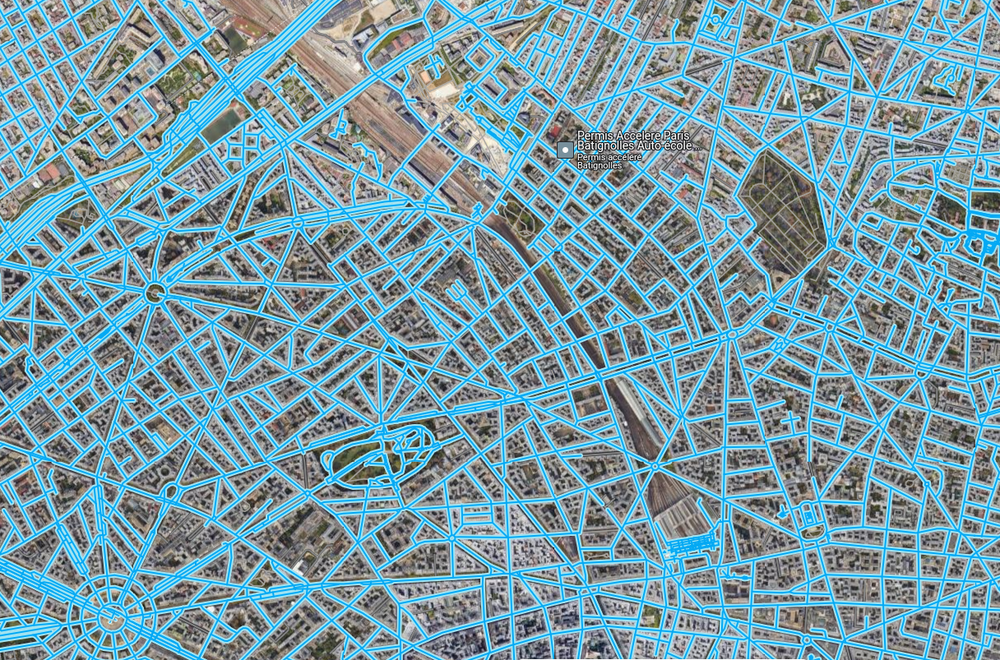
#> input picture search/map_example/paris_map_high2.png, 1000 x 660 px, shrunk from 1216 x 803 before the run, found by its file name
$ jupyter execute search.ipynb
#> lines starting #> are read from the running program, lines starting #| are printed output that depends on the picture; after the words box and inside, x2 and y2 are one past the last pixel; in counts of white or black regions, pixels touching at a corner belong together
[cell 1]
import cv2
import numpy as np
import matplotlib.pyplot as plt
import random

# Load the image
image = cv2.imread('/Users/yashshah/Desktop/applied_ai/search/map_example/paris_map_high2.png')
#> image is the input picture: shape (660, 1000, 3); mean B, G, R 165.2, 154.1, 119.9

# Convert to grayscale
gray = cv2.cvtColor(image, cv2.COLOR_BGR2GRAY)
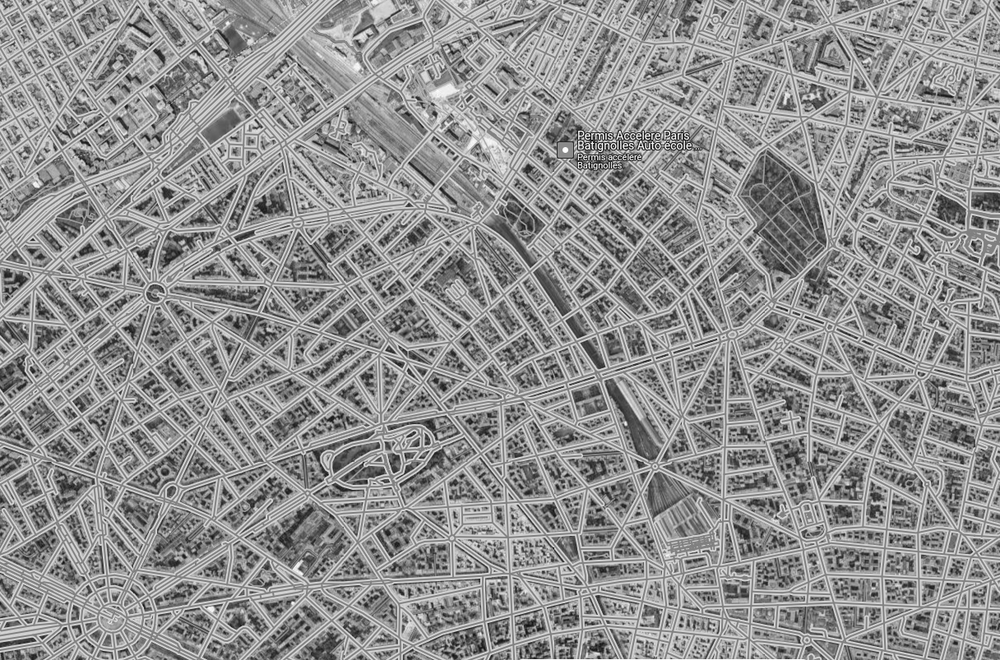
#> gray: shape (660, 1000); min 0, max 255, mean 145.1

# Apply a binary threshold to get a binary image
_, binary = cv2.threshold(gray, 200, 255, cv2.THRESH_BINARY)
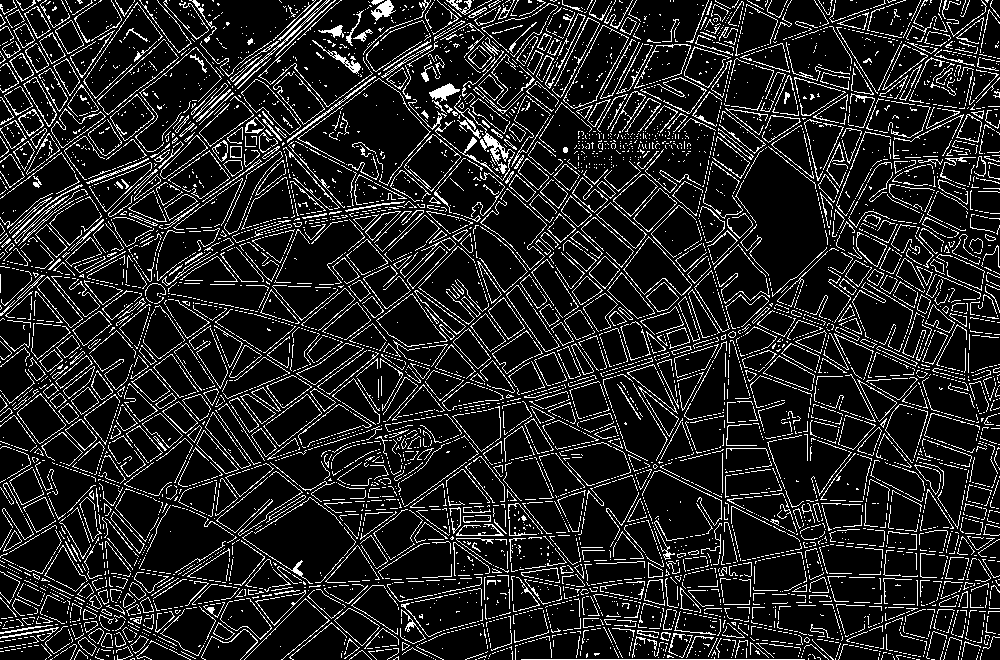
#> binary: shape (660, 1000); 13.2% white in thin lines or dots

# Use morphological operations to clean up the image
kernel = np.ones((3, 3), np.uint8)
cleaned = cv2.morphologyEx(binary, cv2.MORPH_CLOSE, kernel)
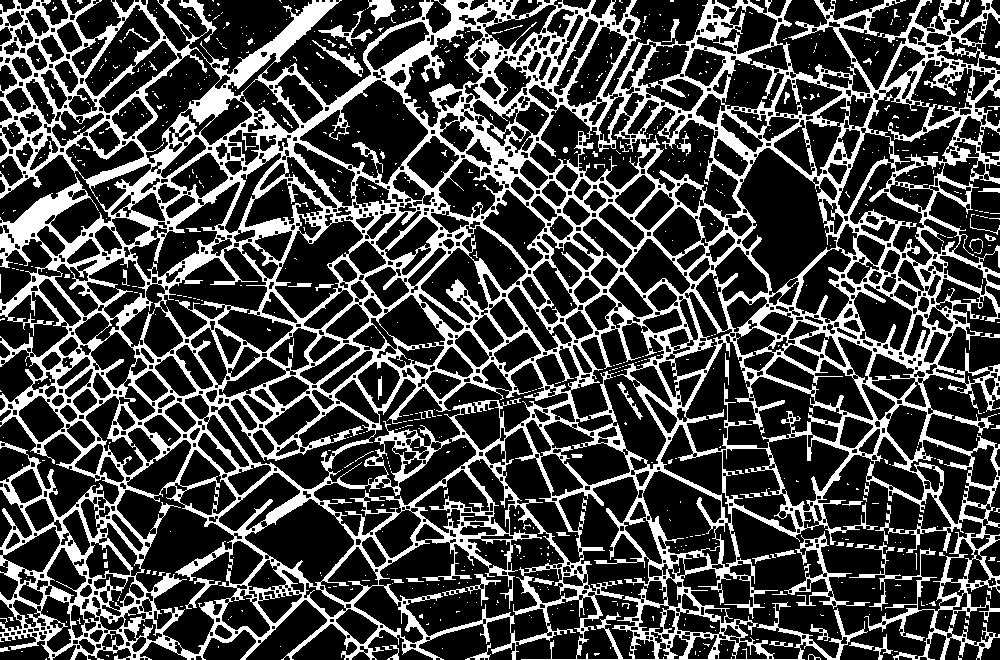
#> cleaned: shape (660, 1000); 27.7% white; 861 white regions (775 under 20 px), largest, box (x1, y1, x2, y2) and area: (0, 0, 1000, 660) 174246, (784, 531, 870, 609) 1090, (367, 0, 396, 24) 361

# Display the preprocessed image
plt.imshow(cleaned, cmap='gray')
plt.show()

[cell 2]
def create_graph(image):
    graph = {}
    rows, cols = image.shape
    for r in range(rows):
        for c in range(cols):
            if image[r, c] == 255:  # white pixel
                neighbors = []
                if r > 0 and image[r - 1, c] == 255:
                    neighbors.append((r - 1, c))
                if r < rows - 1 and image[r + 1, c] == 255:
                    neighbors.append((r + 1, c))
                if c > 0 and image[r, c - 1] == 255:
                    neighbors.append((r, c - 1))
                if c < cols - 1 and image[r, c + 1] == 255:
                    neighbors.append((r, c + 1))
                graph[(r, c)] = neighbors
    return graph

graph = create_graph(cleaned)
#> graph = 183149 items

def get_random_points(graph):
    points = list(graph.keys())
    start = random.choice(points)
    goal = random.choice(points)
    while np.linalg.norm(np.array(start) - np.array(goal)) < 100:  # Ensure they are far apart
        goal = random.choice(points)
    return start, goal

start, goal = get_random_points(graph)
#> in get_random_points, `start = random.choice(points)`: start = (339, 575)
#> in get_random_points, `goal = random.choice(points)`: goal = (370, 868)
#> start = (339, 575); goal = (370, 868)
# start, goal = (703,126), (205,1061)
#Start: (703, 126)
#Goal: (205, 1061)
print(f"Start: {start}, Goal: {goal}")
#| Start: (339, 575), Goal: (370, 868)

def dfs(start, goal, graph):
    stack = [start]
    visited = set()
    parent = {start: None}

    while stack:
        node = stack.pop()
        if node == goal:
            break
        if node not in visited:
            visited.add(node)
            for neighbor in graph[node]:
                if neighbor not in visited:
                    stack.append(neighbor)
                    parent[neighbor] = node

    path = []
    while goal:
        path.append(goal)
        goal = parent[goal]
    path.reverse()
    return path

def bfs(start, goal, graph):
    queue = [start]
    visited = set()
    parent = {start: None}

    while queue:
        node = queue.pop(0)
        if node == goal:
            break
        if node not in visited:
            visited.add(node)
            for neighbor in graph[node]:
                if neighbor not in visited:
                    queue.append(neighbor)
                    parent[neighbor] = node

    path = []
    while goal:
        path.append(goal)
        goal = parent[goal]
    path.reverse()
    return path

import heapq

def heuristic(a, b):
    return np.linalg.norm(np.array(a) - np.array(b))

def greedy_bfs(start, goal, graph):
    queue = [(0, start)]
    visited = set()
    parent = {start: None}

    while queue:
        _, node = heapq.heappop(queue)
        if node == goal:
            break
        if node not in visited:
            visited.add(node)
            for neighbor in graph[node]:
                if neighbor not in visited:
                    heapq.heappush(queue, (heuristic(neighbor, goal), neighbor))
                    parent[neighbor] = node

    path = []
    while goal:
        path.append(goal)
        goal = parent[goal]
    path.reverse()
    return path

def a_star(start, goal, graph):
    queue = [(0, start)]
    visited = set()
    parent = {start: None}
    g_costs = {start: 0}

    while queue:
        _, node = heapq.heappop(queue)
        if node == goal:
            break
        if node not in visited:
            visited.add(node)
            for neighbor in graph[node]:
                tentative_g_cost = g_costs[node] + heuristic(node, neighbor)
                if neighbor not in g_costs or tentative_g_cost < g_costs[neighbor]:
                    g_costs[neighbor] = tentative_g_cost
                    f_cost = tentative_g_cost + heuristic(neighbor, goal)
                    heapq.heappush(queue, (f_cost, neighbor))
                    parent[neighbor] = node

    path = []
    while goal:
        path.append(goal)
        goal = parent[goal]
    path.reverse()
    return path

def draw_path(image, path):
    for i in range(len(path) - 1):
        cv2.line(image, path[i][::-1], path[i + 1][::-1], (0, 0, 255), 2)
    plt.imshow(cv2.cvtColor(image, cv2.COLOR_BGR2RGB))
    plt.show()

[cell 3]
path_dfs = dfs(start, goal, graph)
#> in dfs, `stack = [start]`: stack = [(339, 575)]
#> the loop in dfs, `while stack:` made 15662 passes
#> node on passes 1 to 3: (339, 575), (339, 576), (339, 577)
#> after the loop in dfs, `while stack:`: parent = 13930 items; stack = 6153 pairs, first value 137 to 408, second value 343 to 918; visited = 12610 items
#> the loop in dfs, `while goal:` made 6671 passes
#> goal on passes 1 to 3: (370, 867), (369, 867), (369, 868)
#> after the loop in dfs, `while goal:`: path = 6671 pairs, first value 138 to 407, second value 344 to 919
#> path_dfs has the same summary as path in dfs
path_bfs = bfs(start, goal, graph)
#> in bfs, `queue = [start]`: queue = [(339, 575)]
#> the loop in bfs, `while queue:` made 100310 passes
#> node on passes 1 to 3: (339, 575), (338, 575), (339, 574)
#> after the loop in bfs, `while queue:`: parent = 60586 items; queue = 394 pairs, first value 5 to 533, second value 206 to 896; visited = 60355 items
#> the loop in bfs, `while goal:` made 531 passes
#> goal on passes 1 to 3: (369, 868), (368, 868), (367, 868)
#> after the loop in bfs, `while goal:`: path = 531 pairs, first value 246 to 370, second value 575 to 872
#> path_bfs has the same summary as path in bfs
path_greedy_bfs = greedy_bfs(start, goal, graph)
#> in greedy_bfs, `queue = [(0, start)]`: queue = [(0, (339, 575))]
#> the loop in greedy_bfs, `while queue:` made 3062 passes
#> after the loop in greedy_bfs, `while queue:`: parent = 2535 items; visited = 2079 items
#> in greedy_bfs, `path = []`: path = []
#> the loop in greedy_bfs, `while goal:` made 563 passes
#> goal on passes 1 to 3: (369, 868), (369, 869), (368, 869)
#> after the loop in greedy_bfs, `while goal:`: path = 563 pairs, first value 246 to 370, second value 575 to 872
#> path_greedy_bfs has the same summary as path in greedy_bfs
path_a_star = a_star(start, goal, graph)
#> in a_star, `queue = [(0, start)]`: queue = [(0, (339, 575))]
#> in a_star, `g_costs = {start: 0}`: g_costs = {(339, 575): 0}
#> the loop in a_star, `while queue:` made 15180 passes
#> after the loop in a_star, `while queue:`: g_costs = 15343 items; visited = 15179 items
#> in a_star, `path = []`: path = []
#> the loop in a_star, `while goal:` made 531 passes
#> after the loop in a_star, `while goal:`: path = 531 pairs, first value 246 to 370, second value 575 to 872
#> path_a_star has the same summary as path in a_star

draw_path(image.copy(), path_dfs)
#> after the loop in draw_path, `for i in range(len(path) - 1):`:
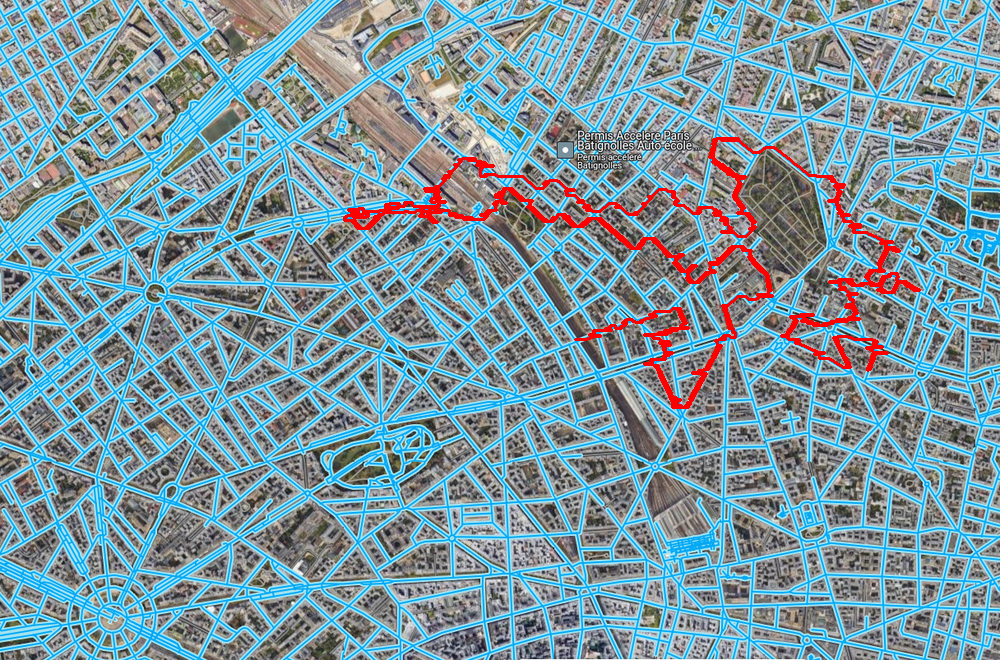
#> image: shape (660, 1000, 3); mean of channels 0, 1, 2 161, 150.4, 122.5; drawn as B, G, R
draw_path(image.copy(), path_bfs)
#> in draw_path (call 2), `plt.show()`:
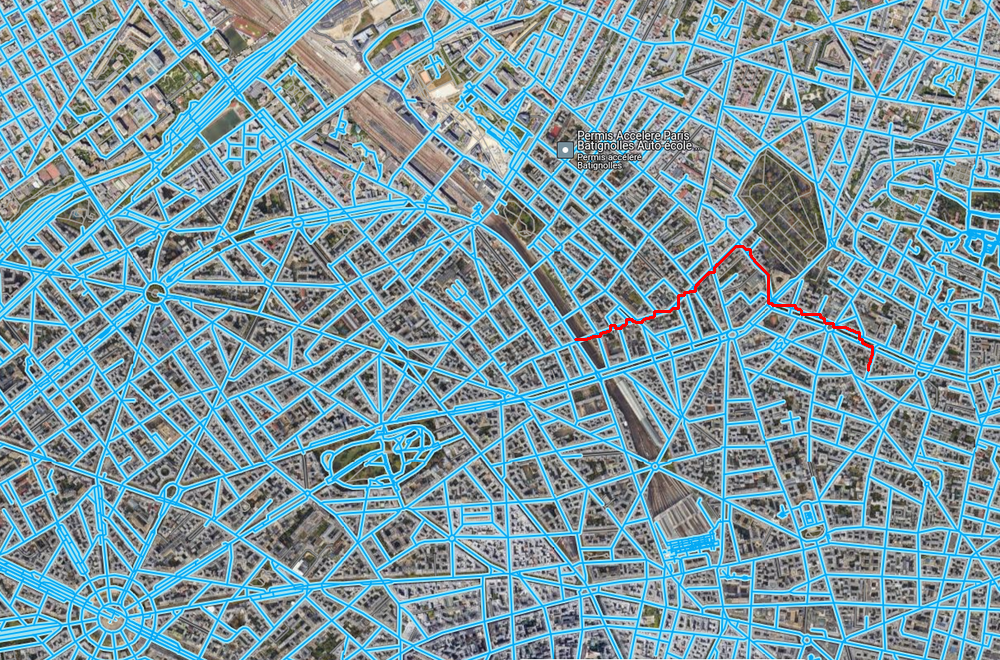
#> shown: shape (660, 1000, 3); mean R, G, B 120.2, 153.7, 164.7
draw_path(image.copy(), path_greedy_bfs)
draw_path(image.copy(), path_a_star)
